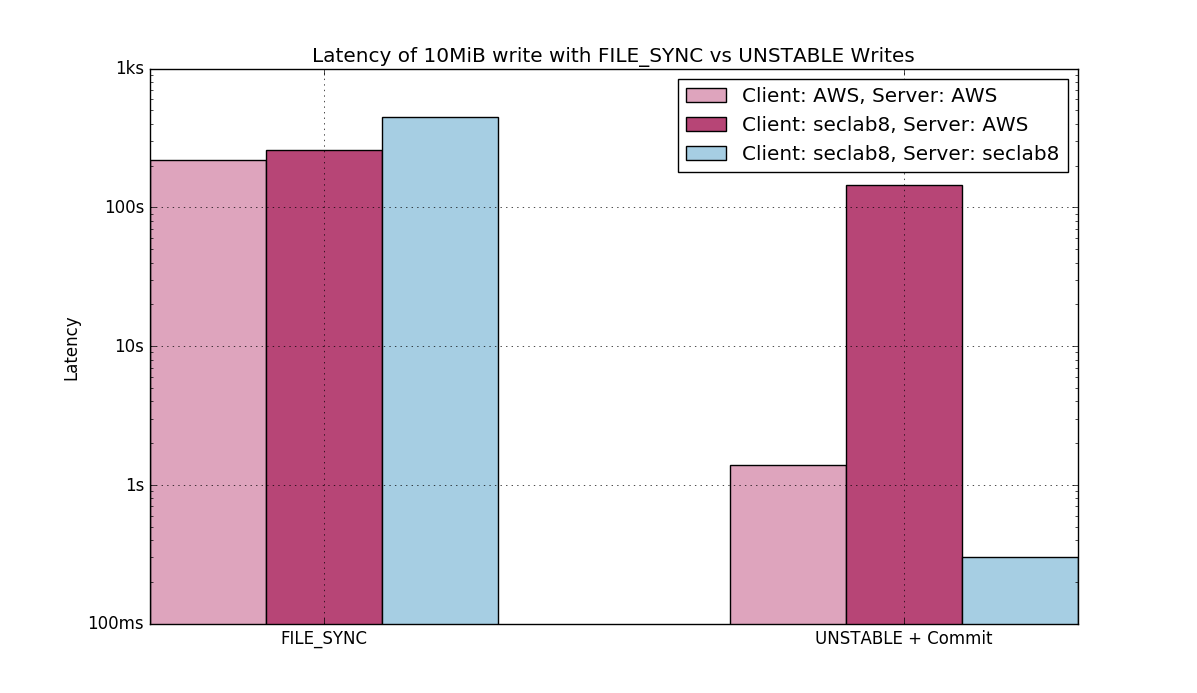

This chart was generated by the following Python code:

import numpy as np
import matplotlib.pyplot as plt

# [sync, async]
aws_aws = [218.5, 1.4]
aws_lh  = [259.7, 145.9]
lh_lh   = [446.4, 0.3]

ind = np.arange(2)  # the x locations for the groups
width = 0.20       # the width of the bars

colors=['#DEA4BD', '#B74576','#A6CEE3', '#1F78B4', '#969696', '#252525']

rects1 = plt.bar(ind, aws_aws, width, color=colors[0])
rects2 = plt.bar(ind + width, aws_lh, width, color=colors[1])
rects3 = plt.bar(ind + 2*width, lh_lh, width, color=colors[2])

plt.yscale('log')

plt.yticks([0.1, 1.0, 10, 100, 1000], ['100ms', '1s', '10s', '100s', '1ks'])

plt.ylabel('Latency')

plt.xticks([i + 3*width / 2 for i in [0,1]], ['FILE_SYNC', 'UNSTABLE + Commit'])

plt.title('Latency of 10MiB write with FILE_SYNC vs UNSTABLE Writes')

plt.legend((rects1[0], rects2[0], rects3[0]), ('Client: AWS, Server: AWS', 'Client: seclab8, Server: AWS', 'Client: seclab8, Server: seclab8'))

plt.grid(True)

plt.show()
